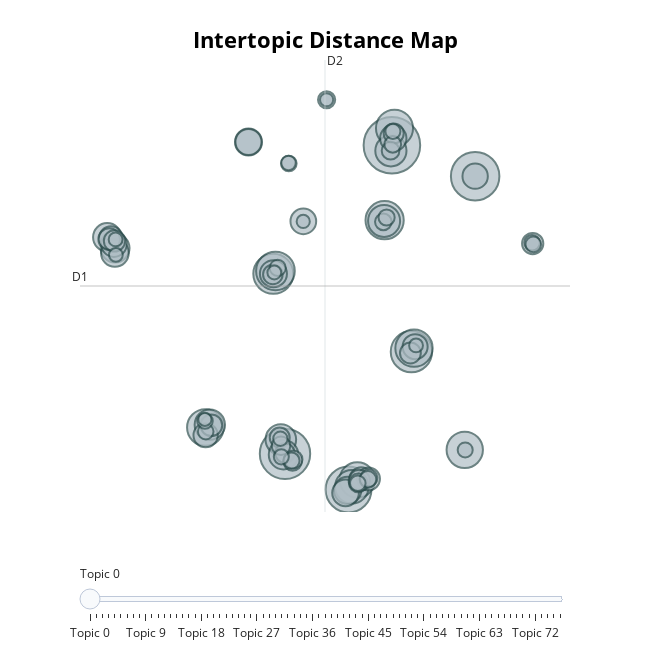

Notebook cell for this chart:
### Code cell
topic_model.visualize_topics()
